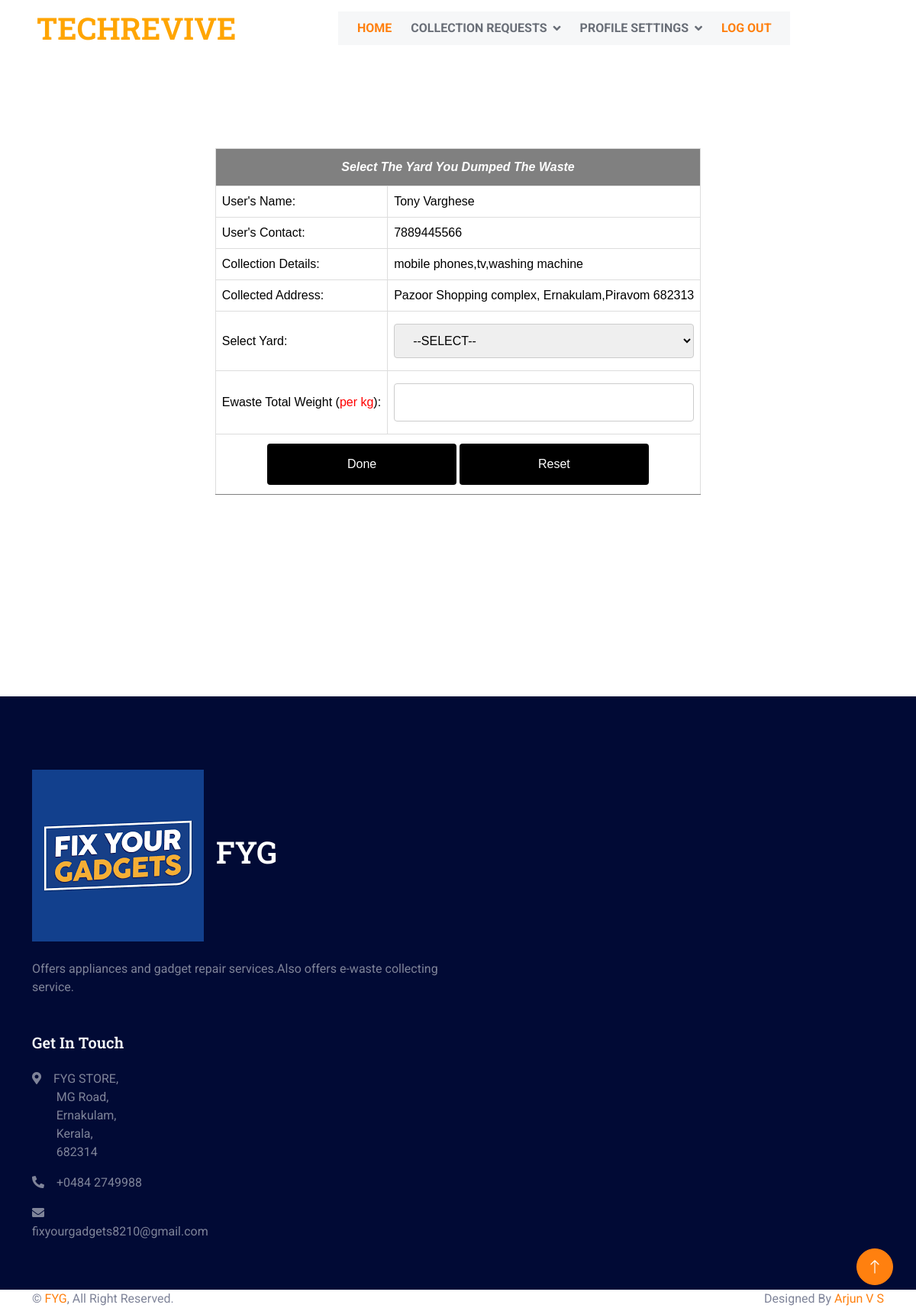
The page /EwasteCollector/ecyard/3 (signed in) on the database its author committed.
### Admin/models.py (models this page shows)
class Assignewastebooking(models.Model):
    aeb_status=models.IntegerField(default=0)
    collector=models.ForeignKey(EwasteCollector,on_delete=models.SET_NULL,null=True)
    ewastebooking=models.ForeignKey('User.Ewastebooking',on_delete=models.SET_NULL,null=True)

### User/models.py (models this page shows)
class Ewastebooking(models.Model):
    ewastebooking_details=models.CharField(max_length=50)
    ewastebooking_date=models.DateField(auto_now_add=True)
    ewastebooking_status=models.IntegerField(default=0)
    ewastebooking_collectionpoint=models.CharField(max_length=100)
    user=models.ForeignKey(User,on_delete=models.SET_NULL,null=True)

### Guest/models.py (models this page shows)
class User(models.Model):
    user_name=models.CharField(max_length=50)
    user_gender=models.CharField(max_length=50)
    user_contact=models.CharField(max_length=50)
    user_email=models.CharField(max_length=50)
    user_photo=models.FileField(upload_to='UserDocs/')
    user_proof=models.FileField(upload_to='UserDocs/')
    user_password=models.CharField(max_length=50)
    user_address=models.CharField(max_length=100)
    place=models.ForeignKey('Admin.Place',on_delete=models.CASCADE)

### EwasteCollector/views.py (the view)
# urls.py: path('ecyard/<int:cid>', views.Yardselect,name="ecyard"),
def Yardselect(request,cid):
     if 'eid' in request.session:
        yar=Yard.objects.all()
        eb=Assignewastebooking.objects.get(id=cid)
        if request.method=="POST":
            yardd=Yard.objects.get(id=request.POST.get('ddl_yard'))
            CollectedEwaste.objects.create(collectedewaste_weight=request.POST.get('txt_weight'),yard=yardd,Ewaste=eb)
            eb.aeb_status=3
            eb.save()
            bokid=eb.ewastebooking_id
            ebok=Ewastebooking.objects.get(id=bokid)
            ebok.ewastebooking_status=2
            ebok.save()
            return redirect('webcollector:viewconfimedeb')
        else:
         return render(request,"EwasteCollector/YardSelection.html",{'res':eb,'y':yar})
     else:
        return redirect('guest:Home')

### Admin/models.py (called while the page is built)
    def __str__(self):
        return self.yard_name

### EwasteCollector/Templates/EwasteCollector/YardSelection.html (shortened to what this page needs)
{% extends 'EwasteCollector/Head.html' %}
{% load static %}
{% block content %}
<!DOCTYPE html>
<html lang="en">
<head>
</head>
<body>
    <br>
    <br>
    <br>
    <br>
    <br>
    <div id="tab">
    <form method="post">
    <table border="1" align="center" cellpadding="10" style="border-collapse: collapse;">
        <tr>
            <th colspan="5"><center><i>Select The Yard You Dumped The Waste </i></center></th>
            </tr>
        <tr>
            <td>User's Name:</td>
            <td>{{res.ewastebooking.user.user_name}}</td>
        </tr>
        <tr>
            <td>User's Contact:</td>
            <td>{{res.ewastebooking.user.user_contact}}</td>
        </tr>
        <tr>
            <td>Collection Details:</td>
            <td>{{res.ewastebooking.ewastebooking_details}}</td>
        </tr>
        <tr>
            <td>Collected Address:</td>
            <td>{{res.ewastebooking.ewastebooking_collectionpoint}}</td>
        </tr>
        <tr>
            <td>Select Yard:</td>
                <td><select name="ddl_yard">
                    <option value="">--SELECT--</option>
                </select></td>
        </tr>
        <tr>
            <td>Ewaste Total Weight (<font color="red">per kg</font>):</td>
            <td><input type="text" name="txt_weight"></td>
        </tr>
        <tr>
            <td colspan="2" align="center"><input type="submit" name="btn_submit" value="Done"> <input type="reset" name="btn_reset" value="Reset"></td>
    </table>
</form>
<br>
<br>
<br>
<br>
<br>
<br>
<br>
<br>
<br>
  </div>
</body>
</html>
{% endblock content %}

### Guest/static/EwasteCollector/css/style.css (style rules this page uses)
:root { --primary: #FF800F; --secondary: #001064; --light: #F6F7F8; --dark: #010A35; }

### Guest/static/form.css (style rules this page uses)
#tab { font-family: "Trebuchet MS", Arial, Helvetica, sans-serif; border-collapse: collapse; width: 100%; }
#tab td, #tab th { border: 1px solid #ddd; padding: 8px; color: black; }
#tab th { padding-top: 12px; padding-bottom: 12px; text-align: left; background-color: gray; color: white; }
input[type=text],[type=password],[type=email],[type=date], select { width: 100%; padding: 12px 20px; margin: 8px 0; display: inline-block; border: 1px solid #ccc; border-radius: 4px; box-sizing: border-box; }
input[type=submit] { width: 40%; background-color: black; color: white; padding: 15px; margin: 4px 0; border: none; border-radius: 4px; cursor: pointer; }
input[type=reset] { width: 40%; background-color: black; color: white; padding: 15px; margin: 4px 0; border: none; border-radius: 4px; cursor: pointer; }

### rows shown on the page
Assignewastebooking: ewastebooking.user.user_name "Tony Varghese", ewastebooking.user.user_contact "7889445566", ewastebooking.ewastebooking_details "mobile phones,tv,washing machine", ewastebooking.ewastebooking_collectionpoint "Pazoor Shopping complex, Ernakulam,Piravom 682313"
